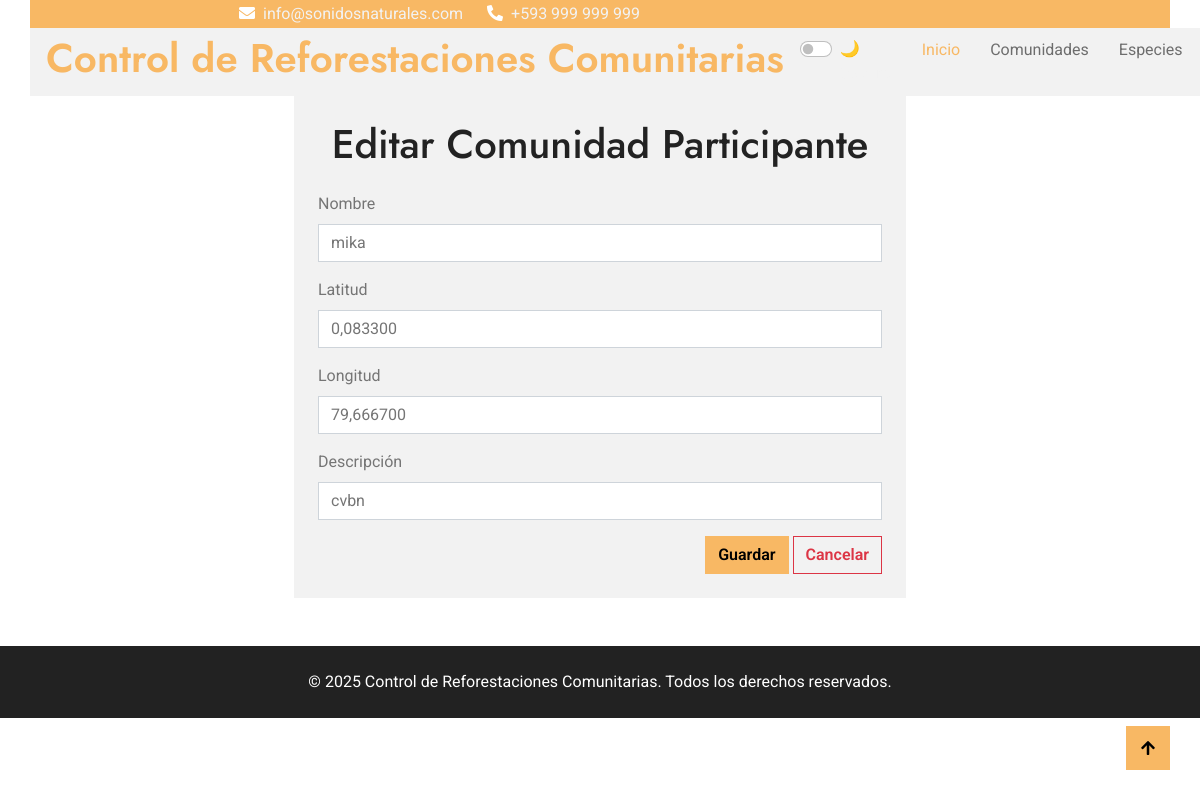
Page /comunidad/editar/1/ on the earlier database version.
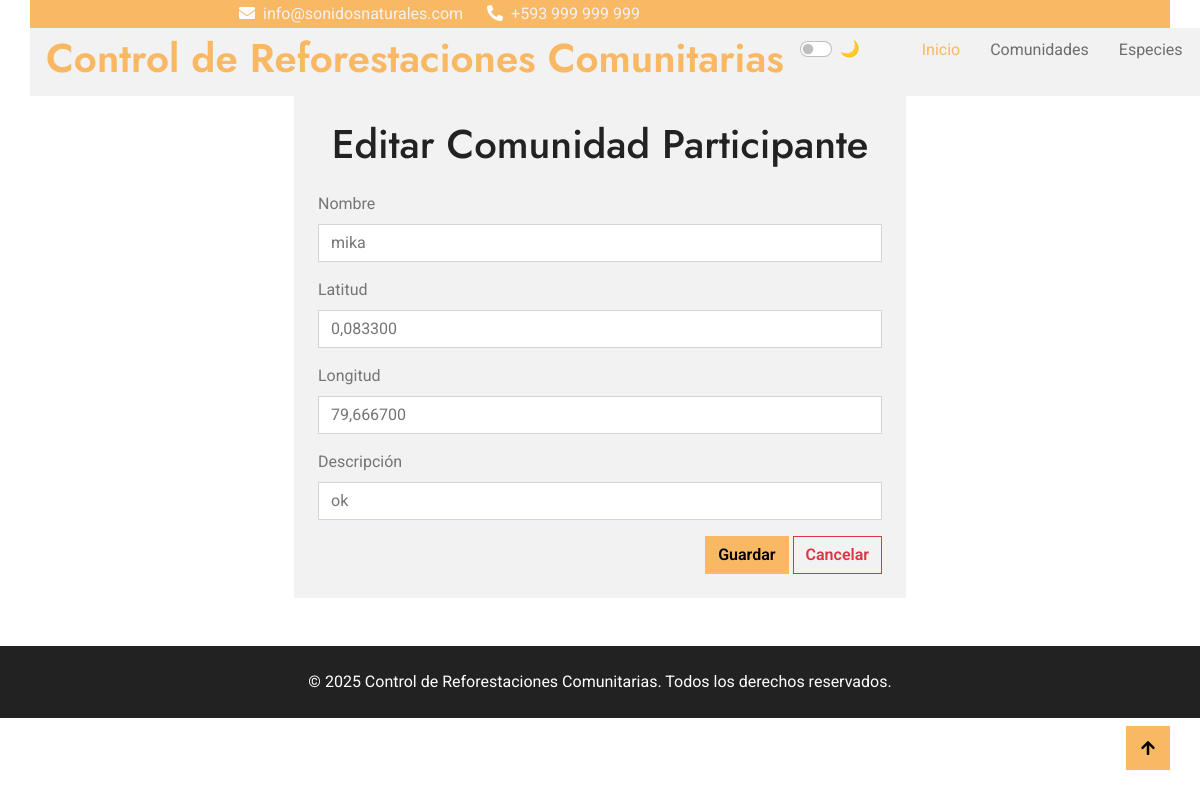
Same page on the later database version.
### Aplicaciones/Comunidad/models.py (models this page shows, shortened)
class Comunidad(models.Model):
    nombre = models.CharField(max_length=100)
    latitud = models.DecimalField(max_digits=9, decimal_places=6)
    longitud = models.DecimalField(max_digits=9, decimal_places=6)
    descripcion = models.TextField(blank=True)
    creado = models.DateTimeField(auto_now_add=True)
    actualizado = models.DateTimeField(auto_now=True)

### Aplicaciones/Comunidad/views.py (the view)
# urls.py: path('editar/<int:id>/', views.editarComunidad, name='editar_comunidad'),
def editarComunidad(request, id):
    comunidadEditar = Comunidad.objects.get(id=id)
    return render(request, 'comunidad/editar.html', {'comunidadEditar': comunidadEditar})

### Aplicaciones/Comunidad/templates/comunidad/editar.html (shortened to what this page needs)
{% extends "plantilla.html" %}
{% block contenido %}
<div class="row">
    <div class="col-md-3"></div>
    <div class="col-md-6 bg-light p-4 rounded">
        <h1 class="mb-4 text-center">Editar Comunidad Participante</h1>
        <form action="{% url 'procesar_edicion_comunidad' %}" method="post" enctype="multipart/form-data">
            <div class="mb-3">
                <label for="nombre" class="form-label">Nombre</label>
                <input type="text" name="nombre" id="nombre" class="form-control" value="{{ comunidadEditar.nombre }}">
            </div>
            <div class="mb-3">
                <label for="latitud" class="form-label">Latitud</label>
                <input type="text" name="latitud" id="latitud" class="form-control" value="{{ comunidadEditar.latitud }}">
            </div>
            <div class="mb-3">
                <label for="longitud" class="form-label">Longitud</label>
                <input type="text" name="longitud" id="longitud" class="form-control" value="{{ comunidadEditar.longitud }}">
            </div>
            <div class="mb-3">
                <label for="descripcion" class="form-label">Descripción</label>
                <input type="text" name="descripcion" id="descripcion" class="form-control" value="{{ comunidadEditar.descripcion }}">
            </div>
            <div class="text-end">
                <button type="submit" class="btn btn-primary">Guardar</button>
                <a class="btn btn-outline-danger" href="{% url 'lista_comunidad' %}">Cancelar</a>
            </div>
        </form>
    </div>
    <div class="col-md-3"></div>
</div>
{% endblock %}

Differences in the rows shown:
changed Comunidad "mika": descripcion "cvbn" → "ok"
